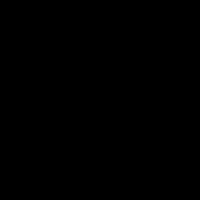
Frame 1 (no input)
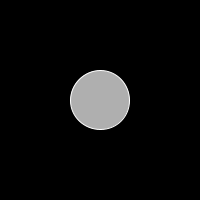
Frame 60 (the mouse pressed at the canvas centre just before this capture)
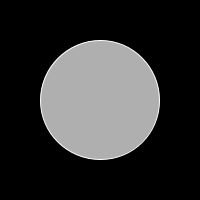
Frame 120 (the mouse held since frame 60 and released just before this capture)

The Processing sketch that drew these frames (run headless with seeded random() and noise(); from frame 60 on, the mouse is pressed at the canvas centre):

// Processing sketch: sketch_vartest1
// ── sketch_vartest1.pde
int circleSize = 0;
int circleX = 100;
int circleY = 100;

void setup() {
  size(200, 200);
}

void draw() {
  background(0);
  stroke(255);
  fill(175);
  ellipse(circleX, circleY, circleSize, circleSize);
  
  circleSize = circleSize + 1;
}
